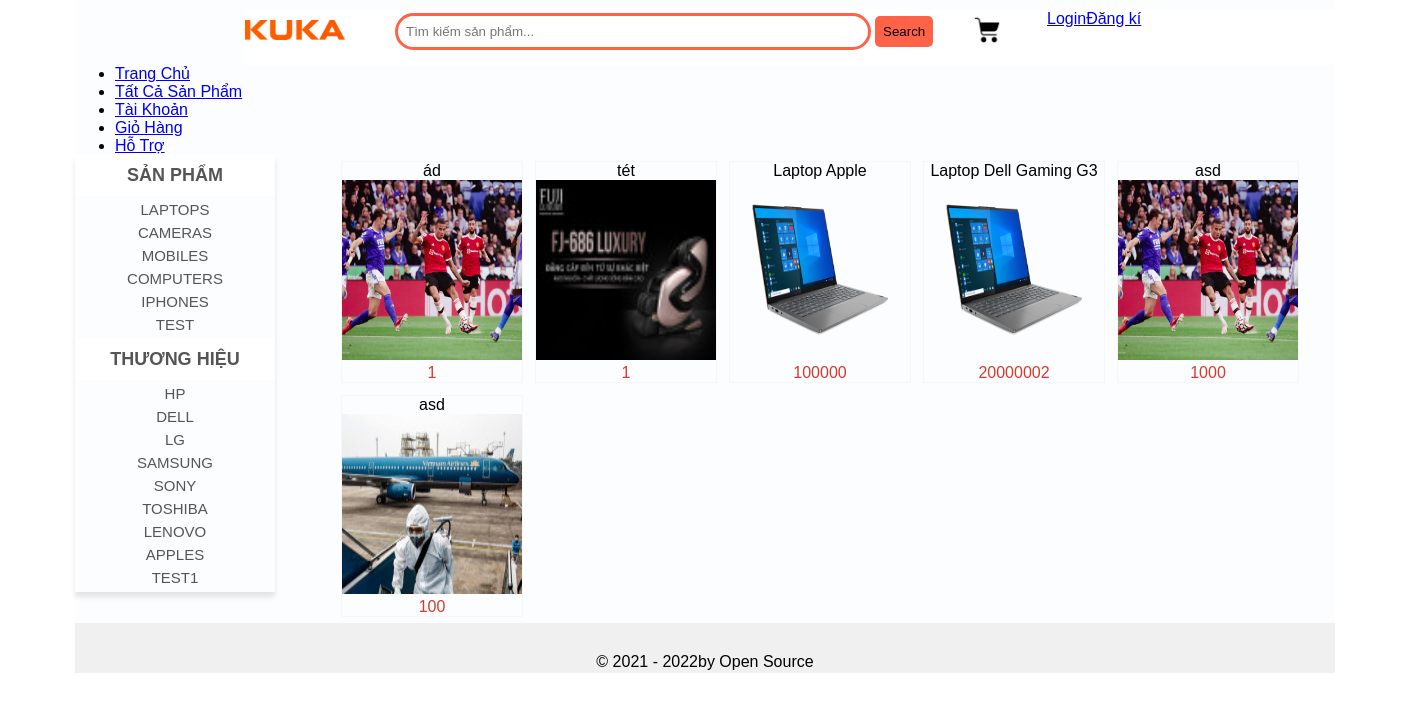
Screenshot of /os.com/.history/index_20210613092553.php with the database file from the repository.
### tables this page shows
CREATE TABLE `categories` (
  `cat_id` int(100) NOT NULL,
  `cat_title` varchar(100) NOT NULL,
  `visible` tinyint(1) NOT NULL DEFAULT 1
);

CREATE TABLE `brands` (
  `brand_id` int(100) NOT NULL,
  `brand_title` varchar(250) NOT NULL,
  `visible` tinyint(1) NOT NULL DEFAULT 1
);

CREATE TABLE `products` (
  `product_id` int(100) NOT NULL,
  `product_title` varchar(255) NOT NULL,
  `product_price` int(100) NOT NULL,
  `product_desc` text NOT NULL,
  `product_image` text NOT NULL,
  `product_keywords` varchar(255) NOT NULL,
  `views` int(11) NOT NULL,
  `visible` tinyint(1) NOT NULL DEFAULT 1,
  `date` varchar(150) DEFAULT NULL,
  `product_soluong` tinyint(255) DEFAULT 1,
  `brand_id` int(100) NOT NULL,
  `cat_id` int(100) NOT NULL
);

### os.com/.history/index_20210613092553.php (the view, shortened to what this page needs)
<?php
include("functions/functions.php");
include("includes/db.php");
?>
<!DOCTYPE html>
<html lang="en" dir="ltr">
  <head>
    <link rel="stylesheet" href="styles/style.css" media="all">
  </head>
  <body>
    <div class="main_wrapper">
     <div class="header_wrapper">
      <div class="header_logo">
         <a href="index.php">
         <img id="logo" src="images/metrixcode100x30.png" width="100px" height="20px">
         </a>
      </div>
      <div id="form">
      <form method="get" action="results.php" enctype="multipart/form-data">
      <input type="text" name="user_query" placeholder="Tìm kiếm sản phẩm...">
      <input type="submit" name="search" value="Search">
      </form>
      </div>
      <div class="cart">
        <ul>
          <li class="dropdown_header_cart">
            <div id="notification_total_art" class="shopping_cart">
              <img src="images/cart_icon.png" id="cart_image">
            </div>
          </li>
        </ul>
      </div>
      <div class="register_login">
        <div class="login">
          <a href="index.php?action=login">Login</a></div>
          <div class="register"><a href="custommer_register.php">Đăng kí</a></div>
      </div>
    </div>
    <div class="menu_bar">
      <ul id="menu">
        <li><a href="index.php">Trang Chủ</a></li>
        <li><a href="all_product.php">Tất Cả Sản Phẩm</a></li>
        <li><a href="customer/my account.php">Tài Khoản</a></li>
        <li><a href="cart.php">Giỏ Hàng</a></li>
        <li><a href="contact.php">Hỗ Trợ</a></li>
      </ul>
    </div>
      <div class="content_wrapper">
        <div id="sidebar">
          <div id="sidebar_title">Sản phẩm</div>
          <ul id="cats">
            <?php
            getCats();
            ?>
          </ul>
          <div id="sidebar_title">Thương hiệu</div>
          <ul id="cats">
            <?php
            getBrands();
            ?>
          </ul>
        </div>
        <div id="content_area">
        <div id="product_box">
        <?php
        $get_pro = "select * from products order by RAND() LIMIT 0,6";
        $run_pro = mysqli_query($con, $get_pro);
        while($row_pro = mysqli_fetch_array($run_pro)){
          $pro_id = $row_pro['product_id'];
          $pro_title = $row_pro['product_title'];
          $pro_price = $row_pro['product_price'];
          $pro_image = $row_pro['product_image'];
          echo "
                <div id='single_product'>
                <h3>$pro_title</h3>
                <img src='admin_area/product_images/$pro_image' width='180px' height='180px'>
                <p><b>$pro_price</b></p>
                <a href='details.php?pro_id=$pro_id'></a>
                </div>
          ";
        }
        ?>
        </div>
        </div>
      </div>
      <div id="footer">
        <p style="text-align: center; padding-top: 30px;">&copy; 2021 - <?php echo date('Y');?>by Open Source</p>
      </div>
    </div>
  </body>
</html>

### os.com/functions/functions.php (shortened to what this page needs)
<?php
$con = mysqli_connect("localhost","root","","dodientu");
function getCats(){
    global $con;
    $get_cats = "select * from categories";
    $run_cats = mysqli_query($con, $get_cats);
    while($row_cats=mysqli_fetch_array($run_cats)){
      $cat_id = $row_cats['cat_id'];
      $cat_title = $row_cats['cat_title'];
      echo "<li><a href='index.php?cat=$cat_id'>$cat_title</a></li>";
    }
}
function getBrands(){
            global $con;
            $get_brands = "select * from brands";
            $run_brands = mysqli_query($con, $get_brands);
            while($row_brands = mysqli_fetch_array($run_brands)){
              $brand_title = $row_brands['brand_title'];
              echo "<li><a href='index.php?brand=".$row_brands['brand_id']."'>$brand_title</a></li>";
            }
}
?>

### os.com/styles/style.css (style rules this page uses)
html, body, div, span, applet, object, iframe, h1, h2, h3, h4, h5, h6, p, blockquote, pre, a, abbr, acronym, address, big, cite, code, del, dfn, em, img, ins, kbd, q, s, samp, small, strike, strong, sub, sup, tt, var, b, u, i, center, dl, dt, dd, ol, ul, li, fieldset, form, label, legend, table, caption, tbody, tfoot, thead, tr, th, td, article, aside, canvas, details, embed, figure, figcaption, footer, header, hgroup, menu, nav, output, ruby, section, summary, time, mark, audio, video { margin: 0; border: 0; font-size: 100%; font: inherit; vertical-align: baseline; font-family: Arial, Helvetica, sans-serif; }
.main_wrapper { width: 1260px; height: auto; margin: auto; background: #FCFDFE; }
.header_wrapper { width: 100%; height: 55px; margin: auto; background: white; margin-left: 170px; margin-top: 10px; }
.header_logo { float: left; width: 150px; margin-top: 10px; }
#logo { width: 100px; height: 20px; }
#form { float:left; width: 45%; margin-top: 3.1px; }
#form input { padding: 8px !important; margin: 0 !important; border-radius: 20px; border: solid tomato; outline: none; }
#form input[type=text] { width: 80%; }
#form input[type=submit] { background: tomato; border-radius: 5px; border: transparent; }
.cart { float: left; margin: 5px 10px 0px 15px; cursor: pointer; height: 35px; position: relative; top: 0px; right: 20px; width: 60px; text-align: center; z-index: 1000; }
.cart img { width: 30px; }
.cart ul { padding: 0; margin: 0; list-style: none; position: relative; width: auto; z-index: 1; }
.register_login { float: left; width: 180px; display: flex; }
.content_wrapper { width: 1260px; margin: auto; }
#sidebar { width: 200px; float: left; height: auto; text-transform:uppercase; box-shadow: 0px 5px 5px rgba(0,0,0,0.1); }
#sidebar_title { background: white; color: #555; font-size: 18px; padding: 10px; font-family: Arial, Helvetica, sans-serif; text-align: center; text-transform: uppercase; font-weight: bold; }
#cats { text-align: center; padding: 0; }
#cats li { list-style: none; margin: 5px; }
#cats a { color: #555; padding: 8px; margin: 5px; text-align: center; font-size: 15px; text-decoration: none; font-family: Verdana, Geneva, Tahoma, sans-serif; }
#content_area { width: 1000px; float: left; margin-left: 60px; }
#single_product { float: left; border: 1px solid #F4F6F8 ; text-align: center; font-family: Arial, Helvetica, sans-serif; margin: 6px; transition: transform .2s; }
#single_product b { color: #D53B2A; }
body { width: 100%; display: flex; align-items: center; justify-content: center; font-family: Arial, Helvetica, sans-serif; }
#footer { width: 1260px; height: 50px; background-color: #f0f0f0; clear: both; }

### rows the page displays
categories: cat_title "LAPTOPS"
categories: cat_title "CAMERAS"
categories: cat_title "MOBILES"
categories: cat_title "COMPUTERS"
categories: cat_title "IPHONES"
categories: cat_title "TEST"
brands: brand_title "HP"
brands: brand_title "DELL"
brands: brand_title "LG"
brands: brand_title "SAMSUNG"
brands: brand_title "SONY"
brands: brand_title "TOSHIBA"
brands: brand_title "LENOVO"
brands: brand_title "APPLES"
brands: brand_title "TEST1"
products: product_title "ád", product_image (picture), product_price "1"
products: product_title "tét", product_image (picture), product_price "1"
products: product_title "Laptop Apple", product_image (picture), product_price "100000"
products: product_title "Laptop Dell Gaming G3", product_image (picture), product_price "20000002"
products: product_title "asd", product_image (picture), product_price "1000"
products: product_title "asd", product_image (picture), product_price "100"
